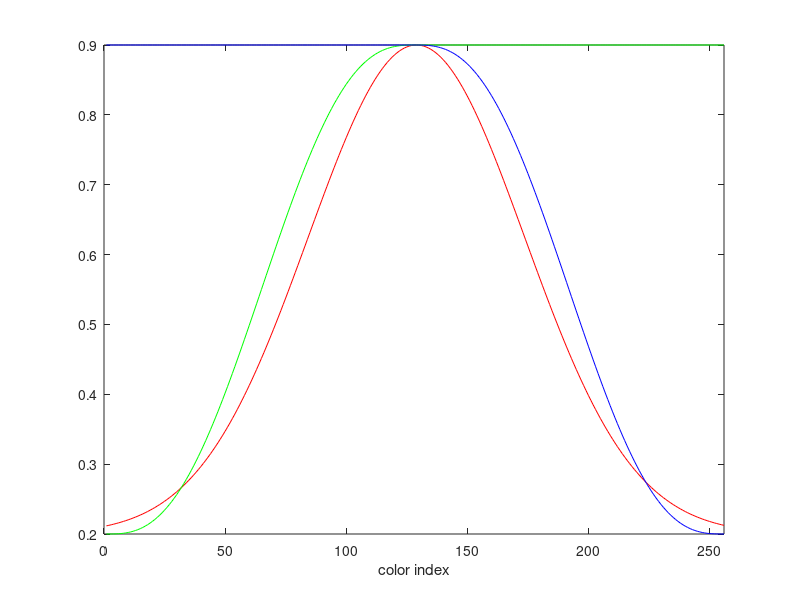
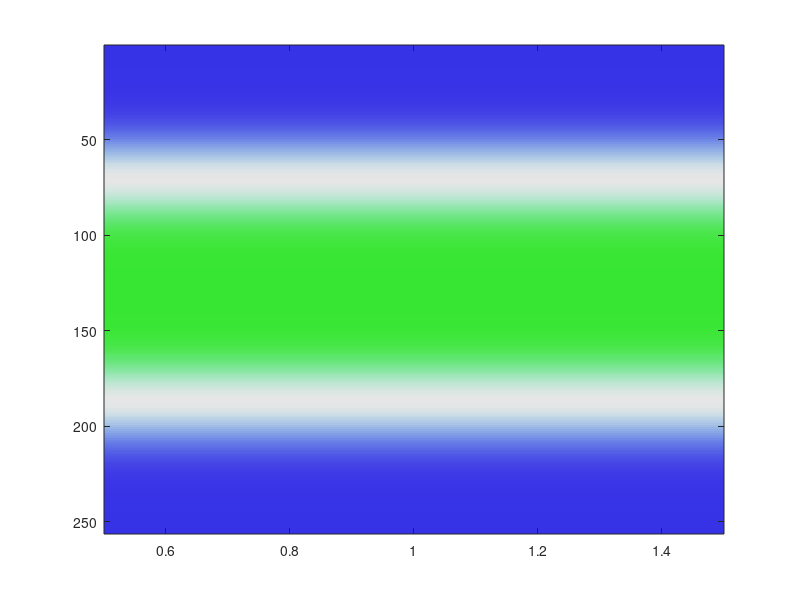

Write the MATLAB code that produced these figures, in order.
function default = vortex
default=[0.21165	0.2	0.9
0.21241	0.2	0.9
0.21322	0.20003	0.9
0.21409	0.20009	0.9
0.21499	0.2002	0.9
0.21594	0.20039	0.9
0.21695	0.20067	0.9
0.21801	0.20105	0.9
0.21913	0.20156	0.9
0.22031	0.20219	0.9
0.22154	0.20296	0.9
0.22285	0.20389	0.9
0.22422	0.20499	0.9
0.22565	0.20626	0.9
0.22717	0.20772	0.9
0.22875	0.20938	0.9
0.23042	0.21124	0.9
0.23217	0.21331	0.9
0.23399	0.21559	0.9
0.2359	0.2181	0.9
0.23791	0.22084	0.9
0.24	0.22381	0.9
0.24219	0.227	0.9
0.24447	0.23045	0.9
0.24686	0.23414	0.9
0.24934	0.23806	0.9
0.25194	0.24224	0.9
0.25464	0.24666	0.9
0.25746	0.25133	0.9
0.26039	0.25625	0.9
0.26344	0.26141	0.9
0.2666	0.26682	0.9
0.2699	0.27247	0.9
0.27332	0.27835	0.9
0.27687	0.28447	0.9
0.28055	0.29083	0.9
0.28436	0.29742	0.9
0.2883	0.30424	0.9
0.29239	0.31128	0.9
0.29662	0.31854	0.9
0.30099	0.32601	0.9
0.30551	0.33368	0.9
0.31017	0.34156	0.9
0.31499	0.34963	0.9
0.31995	0.35789	0.9
0.32506	0.36632	0.9
0.33033	0.37493	0.9
0.33575	0.38371	0.9
0.34133	0.39265	0.9
0.34705	0.40173	0.9
0.35294	0.41096	0.9
0.35899	0.42032	0.9
0.36518	0.42981	0.9
0.37154	0.43941	0.9
0.37805	0.44911	0.9
0.38471	0.45892	0.9
0.39154	0.46882	0.9
0.3985	0.47879	0.9
0.40563	0.48884	0.9
0.41291	0.49894	0.9
0.42032	0.50909	0.9
0.42789	0.51929	0.9
0.43559	0.52951	0.9
0.44343	0.53975	0.9
0.45141	0.55	0.9
0.45952	0.56025	0.9
0.46776	0.57049	0.9
0.47612	0.58071	0.9
0.4846	0.59091	0.9
0.49319	0.60106	0.9
0.50189	0.61116	0.9
0.5107	0.62121	0.9
0.5196	0.63118	0.9
0.5286	0.64108	0.9
0.53767	0.65089	0.9
0.54683	0.66059	0.9
0.55605	0.67019	0.9
0.56535	0.67968	0.9
0.57468	0.68904	0.9
0.58407	0.69827	0.9
0.5935	0.70735	0.9
0.60296	0.71629	0.9
0.61243	0.72507	0.9
0.62192	0.73368	0.9
0.63142	0.74211	0.9
0.64091	0.75038	0.9
0.65037	0.75844	0.9
0.65981	0.76632	0.9
0.66923	0.77399	0.9
0.67858	0.78146	0.9
0.68788	0.78872	0.9
0.69712	0.79576	0.9
0.70627	0.80258	0.9
0.71534	0.80917	0.9
0.72431	0.81553	0.9
0.73316	0.82165	0.9
0.7419	0.82753	0.9
0.7505	0.83318	0.9
0.75897	0.83859	0.9
0.76726	0.84375	0.9
0.77541	0.84867	0.9
0.78337	0.85334	0.9
0.79116	0.85776	0.9
0.79875	0.86194	0.9
0.80612	0.86586	0.9
0.81329	0.86955	0.9
0.82022	0.873	0.9
0.82693	0.87619	0.9
0.83339	0.87916	0.9
0.83959	0.8819	0.9
0.84553	0.88441	0.9
0.85121	0.88669	0.9
0.85661	0.88877	0.9
0.86171	0.89062	0.9
0.86652	0.89228	0.9
0.87104	0.89374	0.9
0.87525	0.89501	0.9
0.87914	0.89611	0.9
0.88272	0.89704	0.9
0.88597	0.89781	0.9
0.88889	0.89844	0.9
0.89148	0.89895	0.9
0.89373	0.89933	0.9
0.89564	0.89961	0.9
0.89721	0.8998	0.9
0.89843	0.89991	0.9
0.8993	0.89997	0.9
0.89982	0.9	0.9
0.9	0.9	0.9
0.89982	0.9	0.89997
0.8993	0.9	0.89991
0.89843	0.9	0.8998
0.89721	0.9	0.89961
0.89564	0.9	0.89933
0.89373	0.9	0.89895
0.89148	0.9	0.89844
0.88889	0.9	0.89781
0.88597	0.9	0.89704
0.88272	0.9	0.89611
0.87914	0.9	0.89501
0.87525	0.9	0.89374
0.87104	0.9	0.89228
0.86652	0.9	0.89062
0.86171	0.9	0.88877
0.85661	0.9	0.88669
0.85121	0.9	0.88441
0.84553	0.9	0.8819
0.83959	0.9	0.87916
0.83339	0.9	0.87619
0.82693	0.9	0.873
0.82022	0.9	0.86955
0.81329	0.9	0.86586
0.80612	0.9	0.86194
0.79875	0.9	0.85776
0.79116	0.9	0.85334
0.78337	0.9	0.84867
0.77541	0.9	0.84375
0.76726	0.9	0.83859
0.75897	0.9	0.83318
0.7505	0.9	0.82753
0.7419	0.9	0.82165
0.73316	0.9	0.81553
0.72431	0.9	0.80917
0.71534	0.9	0.80258
0.70627	0.9	0.79576
0.69712	0.9	0.78872
0.68788	0.9	0.78146
0.67858	0.9	0.77399
0.66923	0.9	0.76632
0.65981	0.9	0.75844
0.65037	0.9	0.75038
0.64091	0.9	0.74211
0.63142	0.9	0.73368
0.62192	0.9	0.72507
0.61243	0.9	0.71629
0.60296	0.9	0.70735
0.5935	0.9	0.69827
0.58407	0.9	0.68904
0.57468	0.9	0.67968
0.56535	0.9	0.67019
0.55605	0.9	0.66059
0.54683	0.9	0.65089
0.53767	0.9	0.64108
0.5286	0.9	0.63118
0.5196	0.9	0.62121
0.5107	0.9	0.61116
0.50189	0.9	0.60106
0.49319	0.9	0.59091
0.4846	0.9	0.58071
0.47612	0.9	0.57049
0.46776	0.9	0.56025
0.45952	0.9	0.55
0.45141	0.9	0.53975
0.44343	0.9	0.52951
0.43559	0.9	0.51929
0.42789	0.9	0.50909
0.42032	0.9	0.49894
0.41291	0.9	0.48884
0.40563	0.9	0.47879
0.3985	0.9	0.46882
0.39154	0.9	0.45892
0.38471	0.9	0.44911
0.37805	0.9	0.43941
0.37154	0.9	0.42981
0.36518	0.9	0.42032
0.35899	0.9	0.41096
0.35294	0.9	0.40173
0.34705	0.9	0.39265
0.34133	0.9	0.38371
0.33575	0.9	0.37493
0.33033	0.9	0.36632
0.32506	0.9	0.35789
0.31995	0.9	0.34963
0.31499	0.9	0.34156
0.31017	0.9	0.33368
0.30551	0.9	0.32601
0.30099	0.9	0.31854
0.29662	0.9	0.31128
0.29239	0.9	0.30424
0.2883	0.9	0.29742
0.28436	0.9	0.29083
0.28055	0.9	0.28447
0.27687	0.9	0.27835
0.27332	0.9	0.27247
0.2699	0.9	0.26682
0.2666	0.9	0.26141
0.26344	0.9	0.25625
0.26039	0.9	0.25133
0.25746	0.9	0.24666
0.25464	0.9	0.24224
0.25194	0.9	0.23806
0.24934	0.9	0.23414
0.24686	0.9	0.23045
0.24447	0.9	0.227
0.24219	0.9	0.22381
0.24	0.9	0.22084
0.23791	0.9	0.2181
0.2359	0.9	0.21559
0.23399	0.9	0.21331
0.23217	0.9	0.21124
0.23042	0.9	0.20938
0.22875	0.9	0.20772
0.22717	0.9	0.20626
0.22565	0.9	0.20499
0.22422	0.9	0.20389
0.22285	0.9	0.20296
0.22154	0.9	0.20219
0.22031	0.9	0.20156
0.21913	0.9	0.20105
0.21801	0.9	0.20067
0.21695	0.9	0.20039
0.21594	0.9	0.2002
0.21499	0.9	0.20009
0.21409	0.9	0.20003
0.21322	0.9	0.2
0.21241	0.9	0.2];
figure(1)
rgbplot(default)
figure(2)
colormap(default)
imagesc((default(:,1)+default(:,2)+default(:,3))/3)